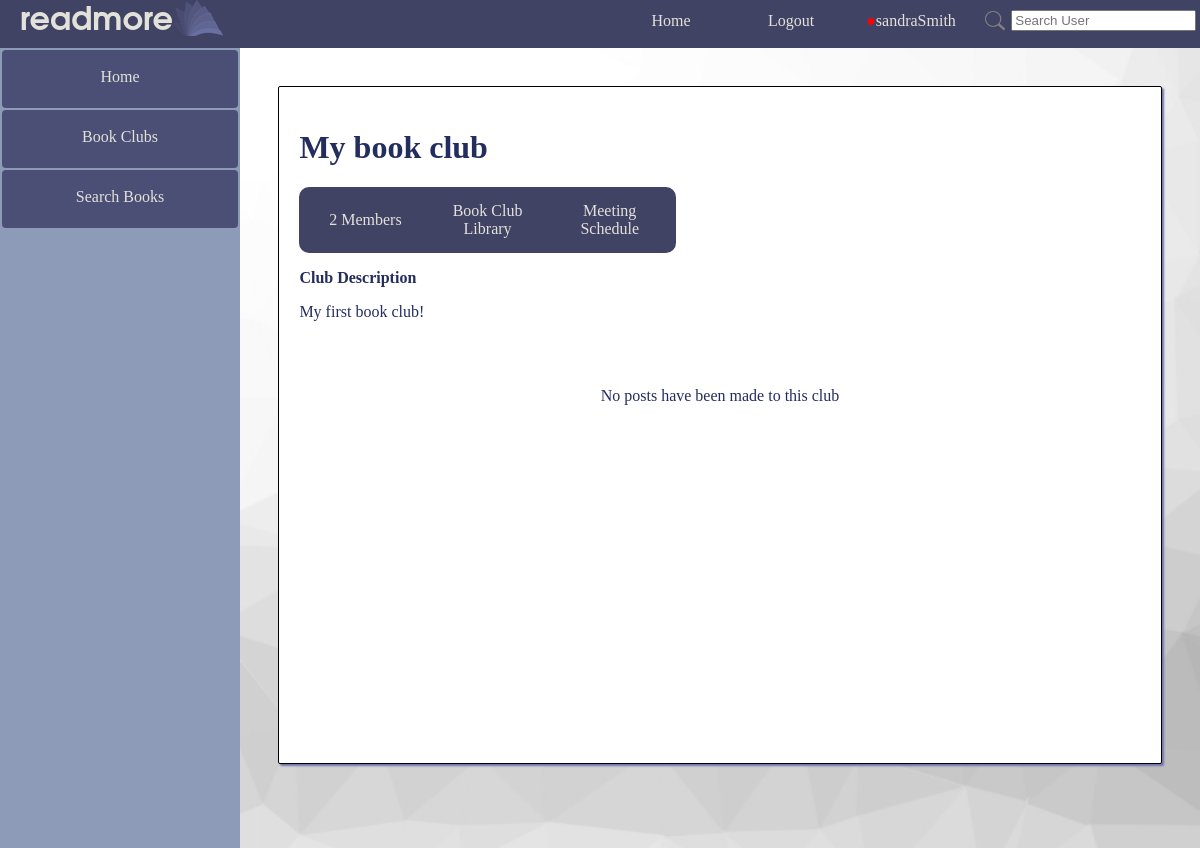
The page /readmore/club/16/ (signed in) on the database its author committed.
### readmore_app/models.py (models this page shows)
class Club(models.Model):
    club_id = models.AutoField(primary_key=True)
    club_name = models.CharField(max_length=100)
    club_description = models.TextField(blank=True)
    club_owner = models.ForeignKey(UserExt, on_delete=models.CASCADE)
    club_users = models.ManyToManyField(UserExt, related_name="user_clubs")
    club_pending_invites = models.ManyToManyField('UserExt', related_name="pending_invites", blank=True)
    club_library = models.ManyToManyField('ClubBook', related_name='clubs', blank=True)

### readmore_app/views.py (the view)
# urls.py: path('club/<int:club_id>/', views.club, name='club'),
def club(request, club_id):
    if request.user.is_authenticated:
        club = get_object_or_404(Club, club_id=club_id)
        Meeting.update_meetings(club_id)
        real_user = get_object_or_404(UserExt, id=request.user.id)
        club_posts = ClubPost.objects.filter(post_club = club).order_by('-post_date')
        current_book = False
        if club.club_library.order_by('-time'):
            current_book = Book(club.club_library.order_by('-time')[0].isbn)
        next_meeting = False
        meetings = Meeting.objects.filter(meeting_club=club)
        if meetings:
            next_meeting = meetings.order_by('meeting_time')[0]
        return render(request, "readmore_app/club_home.html", {"real_user": real_user, "club": club, 'club_posts': club_posts, 'current_book': current_book, 'next_meeting': next_meeting})
    else:
        return redirect(reverse('readmore_app:login'))

### readmore_app/models.py (called while the page is built)
    @staticmethod
    def update_meetings(club_id):
        club = Club.objects.get(pk=club_id)
        club_meetings = Meeting.objects.filter(meeting_club=club)
        delete_ids = []
        for meeting in club_meetings:
            if meeting.meeting_time < timezone.now():
                delete_ids.append(meeting.meeting_id)
        for id in delete_ids:
            Meeting.objects.get(pk=id).delete()
        return bool(delete_ids)

### readmore_app/templatetags/extras.py (called while the page is built)
@register.simple_tag
def num_notifications(user_id):
    try:
        this_user = UserExt.objects.get(pk=user_id)
        return Notification.objects.filter(notification_user=this_user).count()
    except Exception as e:
        return ""

### readmore_app/templates/readmore_app/club_home.html (shortened to what this page needs)
{% extends parent_template|default:"base.html" %}
{% load static %}
{% block content %}
<div class="basic_card" style="width:100%;">
    <div style="margin-bottom: 50px;" class="club_heading">
        <div style="display:flex;flex-direction: column;">
            <h1 style="display: inline-block; word-wrap: break-word; width: 100%;">{{ club.club_name }}</h1>
        <div class="subnav">
            <a class="anchor_button" href="{% url 'readmore_app:club_members' club.club_id %}">{{ club.club_users.all.count }} Members</a>
            <a class="anchor_button" href="{% url 'readmore_app:club_library' club.club_id %}">Book Club Library</a>
            <a class="anchor_button" href="{% url 'readmore_app:club_schedule' club.club_id %}">Meeting Schedule</a>
        </div>
        <div style="width: 70%;">
            <p><strong>Club Description</strong></p>
            <p>{{ club.club_description }}</p>
        </div>
    </div>
    </div>
    <center>
    <div class="postlist">
    {% if not club_posts %}
        <p>No posts have been made to this club</p>
    {% endif %}
    </div>
    </center>
</div>
{% endblock %}

### templates/base.html (shortened to what this page needs)
{% load extras %}
{% load static %}
<!DOCTYPE html>
<html lang="en">
  <head>
    <link rel=stylesheet href="{% static 'readmore_app/style.css' %}">
  </head>
  <body>
    <div class="container" >
      <div class="navbar navbar_wrapper">
        <div class="navbar">
          <div><h2 class="logo">readmore</h2></div>
          <div><img src="{% static 'readmore_app/logo_small.png' %}"></div>
        </div>
        <div class="navbar_links" style="padding-right:2%;">
          <a class="link" href="{% url 'readmore_app:index' %}">Home</a>
          {% if not user.is_authenticated %}
          <a class="link" href="{% url 'readmore_app:login' %}" >Login</a>
          <a class="link" href="{% url 'readmore_app:registration' %}">Register</a>
          {% else %}
          <a href="{% url 'readmore_app:logout' %}" >Logout</a>
          <div id="drop">
              {% num_notifications user.id as has_notifications %}
              <a  href="{% url 'readmore_app:profile' user.id %}" style="padding-bottom:17px;"><span id="notification_dot" style="color: red;">{% if has_notifications %}●{% endif %}</span>{{ user.username }}</a>
          </div>
          <div style="padding: 0.5%;">
            <form style="display: flex; left: 0px; position: relative; top:7px; align-items: center;" class="link" method="POST" action="{% url 'readmore_app:user_search_results' %}">
              <input type="image" width="20px" style="margin-right: 3%;" src="{% static 'readmore_app/logo_search.png' %}">
              <input type="text" placeholder="Search User" name="search_query" >
            </form>
          </div>
          {% endif %}
        </div>
      </div>
      <div class="content-container">
          {% if user.is_authenticated %}
          <div class="sidebar">
              <a href="{% url 'readmore_app:index' %}">Home</a>
              <a href="{% url 'readmore_app:book_clubs' %}">Book Clubs</a>
              <a href="{% url 'readmore_app:search_book' %}">Search Books</a>
          </div>
          <main style="margin:0;">
          {% endif %}
          {% block content %}{% endblock %}
          </main>
      </div>
    </div>
  </body>
</html>

### readmore_app/static/readmore_app/style.css (style rules this page uses)
body { font-family: Garamond, Georgia, serif; margin:0; overflow: hidden; }
a { text-decoration: none; }
h2.logo { color:#e2e2db; font-family:Arial, Helvetica, sans-serif; font-weight:800px; margin-left: 20px; font-size:32px; margin-top: 6px; }
.container { display:flex; flex-flow: column; height: inherit; overflow: hidden; }
.content-container { display: flex; justify-content: start; flex-direction: row; flex-wrap: nowrap; height: 100vh; }
h2.logo { color:#e2e2db; font-family: Avantgarde, TeX Gyre Adventor, URW Gothic L, sans-serif; font-weight:800px; margin-left: 20px; font-size:32px; margin-top: 6px; }
main { background-image: url(white_background.jpg); background-attachment:scroll; background-size:cover; display: flex; width: 80%; min-height: 100%; height: 100% auto; color: #232D5E; overflow-y: auto; overflow-x: hidden; justify-content:center; }
main > * { margin-left: 4.5%; }
main > div { width: 100%; }
#drop { display: flex; flex-direction: column; align-content: center; align-items: center; margin-right:2%; }
.basic_card { border-radius: 2px; box-shadow: 2px 2px 2px#7074ac; border-color: black; width: 100%; background-color: white; min-height: 70vh; height:fit-content; overflow: hidden; border-style: solid; border-width: 1px; padding: 20px; padding-bottom: 10%; margin: 4%; }
.anchor_button { border-radius: 5px; color: #e2e2db; height: auto; width: fit-content; border: none; padding: 10px; background: #4b4e75; }
div.sidebar { position: relative; text-align: center; background: #8d9ab8; width:20%; height:100vh; }
.sidebar a { margin: 2px 2px 2px 2px; border-radius: 4px; color: #e2e2db; height: 30px; display:block; width:auto; border:none; padding: 10px; padding-top: 18px ; background: #4b4e75; }
.navbar_wrapper { padding-right: 2%; width:100%; }
.navbar { height:3em; }
div.navbar { float:initial; display: flex; border: none; position: relative; background: #414364; z-index: 1; justify-content: space-between; }
.navbar a { min-width: 120px; text-align: center; border-radius: 4px; font-size: medium; text-decoration: none; color: #e2e2db; background: none; padding: 12px 0px; }
div.subnav { background: #414364; border-radius: 10px; width: fit-content; padding: 5px; display: flex; margin-right: 1%; align-items: center; }
.subnav a { align-self: stretch; width: 100%; text-align: center; font-size: medium; text-decoration: none; background: none; display: flex; align-items: center; justify-content: center; }
.club_heading { display:flex; flex-direction:row; justify-content:space-between; }
.navbar_links { float:initial; display: flex; border: none; position: relative; z-index: 1; justify-content: space-between; }

### rows shown on the page
Club: club_name "My book club", club_users.all.count "2", club_description "My first book club!"

### other values the page prints
{{ user.username }} "sandraSmith"
